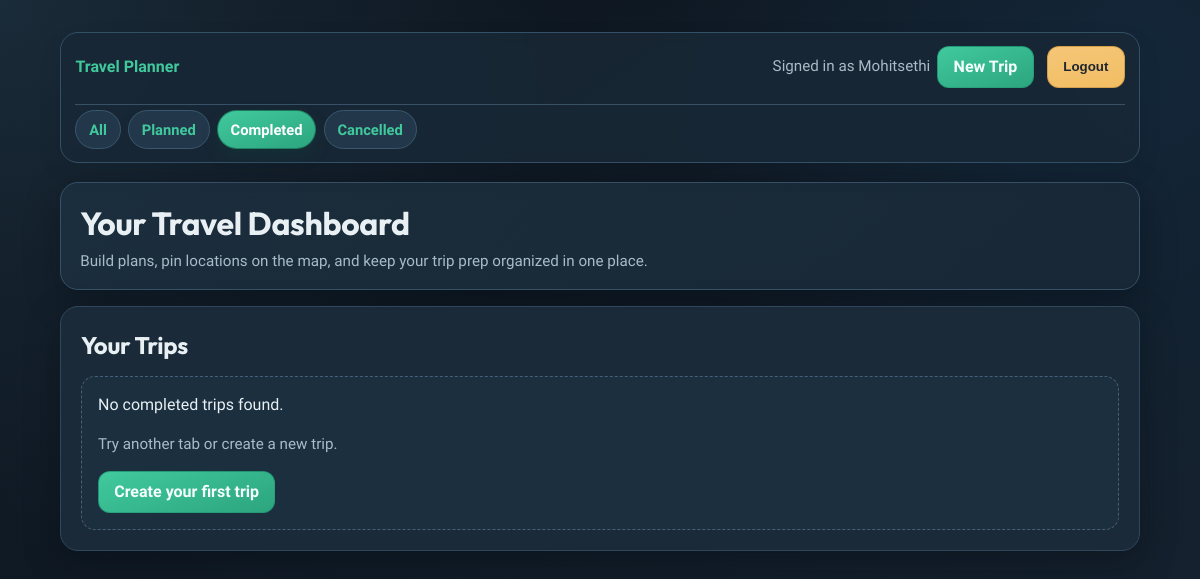
The page /?status=completed (signed in) on the database as committed earlier.
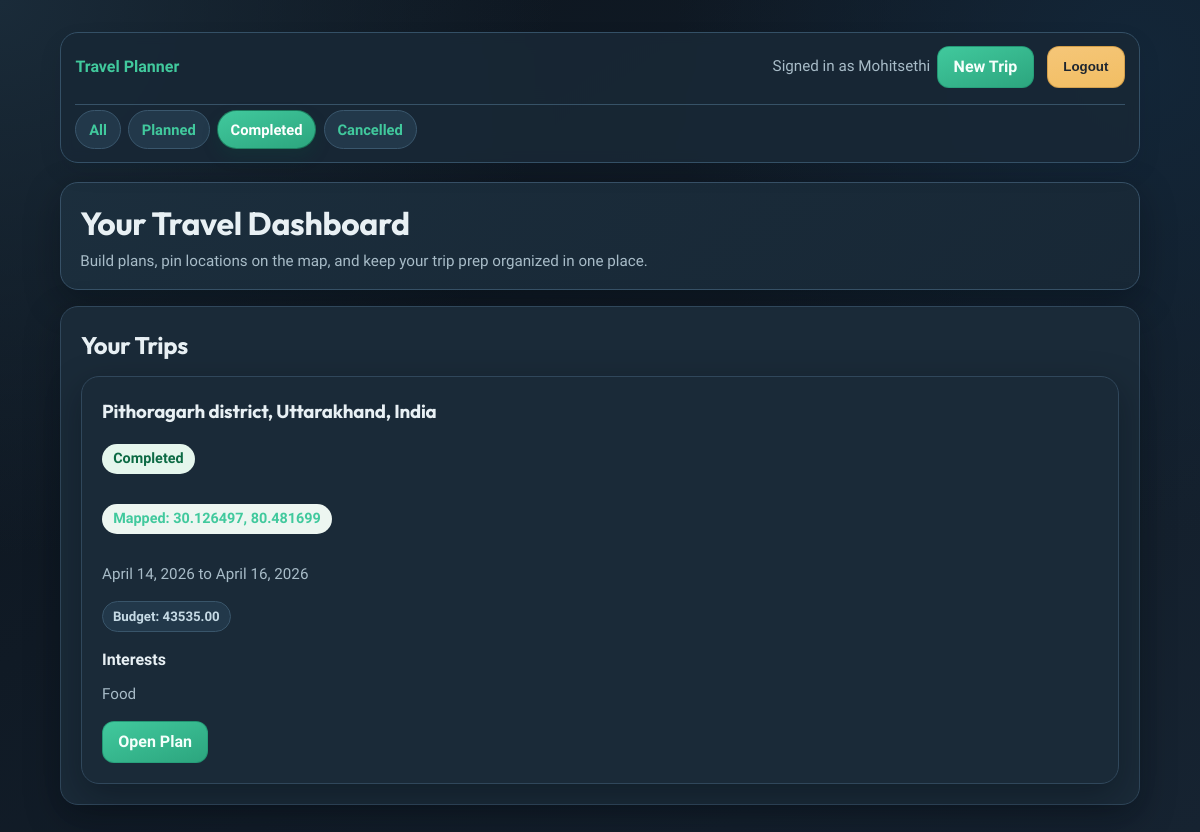
The same page on the database as committed later.
### trips/models.py (models this page shows, shortened)
class Trip(models.Model):
	STATUS_PLANNED = 'planned'
	STATUS_COMPLETED = 'completed'
	STATUS_CANCELLED = 'cancelled'
	STATUS_CHOICES = [
		(STATUS_PLANNED, 'Planned'),
		(STATUS_COMPLETED, 'Completed'),
		(STATUS_CANCELLED, 'Cancelled'),
	]
	owner = models.ForeignKey(User, on_delete=models.CASCADE, related_name='trips')
	destination = models.CharField(max_length=120)
	destination_lat = models.DecimalField(max_digits=9, decimal_places=6, null=True, blank=True)
	destination_lng = models.DecimalField(max_digits=9, decimal_places=6, null=True, blank=True)
	start_date = models.DateField()
	end_date = models.DateField()
	budget = models.DecimalField(max_digits=10, decimal_places=2)
	status = models.CharField(max_length=20, choices=STATUS_CHOICES, default=STATUS_PLANNED)
	interests = models.TextField(help_text='Example: food, museums, hiking, nightlife')
	created_at = models.DateTimeField(auto_now_add=True)
	class Meta:
		ordering = ['-start_date', '-created_at']

### trips/views.py (the view)
# urls.py: path('', views.trip_list, name='trip_list'),
@login_required
def trip_list(request):
	trips = Trip.objects.filter(owner=request.user)
	selected_status = request.GET.get('status', 'all').strip().lower()
	allowed_statuses = {choice[0] for choice in Trip.STATUS_CHOICES}
	if selected_status in allowed_statuses:
		trips = trips.filter(status=selected_status)
	else:
		selected_status = 'all'
	return render(
		request,
		'trips/trip_list.html',
		{
			'trips': trips,
			'selected_status': selected_status,
		},
	)

### templates/trips/trip_list.html
{% extends 'base.html' %}
{% block nav_secondary %}
<div class="ribbon-group secondary">
    <a href="{% url 'trip_list' %}" class="{% if selected_status == 'all' %}active{% endif %}">All</a>
    <a href="{% url 'trip_list' %}?status=planned" class="{% if selected_status == 'planned' %}active{% endif %}">Planned</a>
    <a href="{% url 'trip_list' %}?status=completed" class="{% if selected_status == 'completed' %}active{% endif %}">Completed</a>
    <a href="{% url 'trip_list' %}?status=cancelled" class="{% if selected_status == 'cancelled' %}active{% endif %}">Cancelled</a>
</div>
{% endblock %}
{% block content %}
<div class="hero-banner">
    <h1 style="margin-bottom: 0.2rem;">Your Travel Dashboard</h1>
    <p class="muted">Build plans, pin locations on the map, and keep your trip prep organized in one place.</p>
</div>
<div class="card">
    <h2 style="margin-bottom: 0.85rem;">Your Trips</h2>
    {% if trips %}
        <div class="grid">
            {% for trip in trips %}
                <div class="card">
                    <h3>{{ trip.destination }}</h3>
                    <p>
                        <span class="tag {% if trip.status == 'completed' %}success{% elif trip.status == 'cancelled' %}warn{% else %}neutral{% endif %}">
                            {{ trip.get_status_display }}
                        </span>
                    </p>
                    {% if trip.destination_lat and trip.destination_lng %}
                        <p class="tag">Mapped: {{ trip.destination_lat }}, {{ trip.destination_lng }}</p>
                    {% endif %}
                    <p class="muted">{{ trip.start_date }} to {{ trip.end_date }}</p>
                    <div class="chip-row">
                        <span class="chip">Budget: {{ trip.budget }}</span>
                    </div>
                    <p><strong>Interests</strong></p>
                    <p class="muted" style="margin-top: -0.35rem;">{{ trip.interests }}</p>
                    <a class="button" href="{% url 'trip_detail' trip.id %}">Open Plan</a>
                </div>
            {% endfor %}
        </div>
    {% else %}
        <div class="empty-state">
            {% if selected_status == 'all' %}
                <p style="margin-top: 0;">No trips yet.</p>
                <p class="muted">Start with a destination and we will help you map places, routes, and checklist items.</p>
            {% else %}
                <p style="margin-top: 0;">No {{ selected_status }} trips found.</p>
                <p class="muted">Try another tab or create a new trip.</p>
            {% endif %}
            <a class="button" href="{% url 'trip_create' %}">Create your first trip</a>
        </div>
    {% endif %}
</div>
{% endblock %}

### templates/base.html (shortened to what this page needs)
<!DOCTYPE html>
<html lang="en">
<head>
</head>
<body>
    <div class="container">
        <nav class="main-ribbon">
            <div class="ribbon-group">
                <a href="{% url 'trip_list' %}"><strong>Travel Planner</strong></a>
            </div>
            <div class="ribbon-group">
                {% if user.is_authenticated %}
                    <span class="muted">Signed in as {{ user.username }}</span>
                    <a class="button" href="{% url 'trip_create' %}">New Trip</a>
                    <form action="{% url 'logout' %}" method="post" style="display: inline-flex; margin-left: .4rem;">
                        <button type="submit" class="button secondary">Logout</button>
                    </form>
                {% else %}
                    <a href="{% url 'login' %}">Login</a>
                    <a href="{% url 'signup' %}">Sign up</a>
                {% endif %}
            </div>
            {% block nav_secondary %}{% endblock %}
        </nav>
        {% block content %}{% endblock %}
    </div>
</body>
</html>

### templates/base.html (style rules this page uses)
:root { --bg-1: #0c141d; --bg-2: #162331; --surface: #1a2a38; --surface-2: #223749; --text: #e8f0f4; --text-soft: #a8bcc8; --accent: #41c99d; --accent-2: #f2be63; --accent-3: #2ca57e; --border: #30475b; --map-border: #365065; --shadow-soft: 0 12px 34px rgba(2, 8, 16, 0.34); --shadow-elevated: 0 16px 38px rgba(2, 8, 16, 0.46); }
* { box-sizing: border-box; }
body { margin: 0; font-family: 'Source Sans 3', sans-serif; color: var(--text); background: radial-gradient(circle at 0% 0%, #1a2b39 0%, transparent 38%), radial-gradient(circle at 95% 8%, #132638 0%, transparent 34%), linear-gradient(145deg, var(--bg-1), var(--bg-2)); min-height: 100vh; line-height: 1.5; }
.container { width: min(1080px, 92%); margin: 2rem auto 2.5rem; }
.card { background: var(--surface); border: 1px solid var(--border); border-radius: 18px; padding: 1.25rem; box-shadow: var(--shadow-soft); }
h1, h2, h3 { font-family: 'Outfit', sans-serif; margin-top: 0; letter-spacing: -0.01em; }
nav.main-ribbon { display: flex; justify-content: space-between; align-items: center; margin-bottom: 1.2rem; gap: 1rem; flex-wrap: wrap; padding: 0.8rem 0.9rem; border-radius: 18px; border: 1px solid #345066; background: rgba(24, 40, 54, 0.92); backdrop-filter: blur(6px); box-shadow: 0 10px 24px rgba(15, 23, 42, 0.08); position: sticky; top: 0.8rem; z-index: 35; }
.main-ribbon .ribbon-group { display: flex; gap: 0.45rem; align-items: center; flex-wrap: wrap; }
.main-ribbon .ribbon-group.secondary { width: 100%; padding-top: 0.35rem; border-top: 1px solid #375267; }
nav.main-ribbon a:not(.button) { color: var(--accent); text-decoration: none; font-weight: 600; }
.main-ribbon .ribbon-group.secondary a, .section-ribbon a { text-decoration: none; color: var(--accent); font-weight: 700; padding: 0.45rem 0.8rem; border-radius: 999px; border: 1px solid #3a576d; background: #22384a; font-size: 0.92rem; }
.button, button { background: linear-gradient(160deg, var(--accent), var(--accent-3)); border: 1px solid rgba(22, 131, 101, 0.52); color: #f5fffb; padding: 0.62rem 0.95rem; border-radius: 12px; cursor: pointer; font-weight: 600; text-decoration: none; display: inline-flex; align-items: center; justify-content: center; min-height: 42px; line-height: 1; transition: transform 140ms ease, box-shadow 140ms ease, filter 140ms ease; }
.button.secondary { background: linear-gradient(170deg, #f5c678, var(--accent-2)); border-color: rgba(179, 126, 42, 0.5); color: #1e2630; }
.grid { display: grid; gap: 1rem; grid-template-columns: repeat(auto-fit, minmax(280px, 1fr)); }
.muted { color: var(--text-soft); font-size: 0.95rem; }
.tag { display: inline-flex; align-items: center; gap: 0.35rem; border-radius: 999px; padding: 0.25rem 0.7rem; background: #edf6f1; color: var(--accent); font-size: 0.9rem; font-weight: 600; }
.tag.success { background: #e5f6ed; color: #0c6a44; }
.main-ribbon .ribbon-group.secondary a.active, .section-ribbon a.active { background: linear-gradient(160deg, var(--accent), var(--accent-3)); color: #ffffff; border-color: rgba(9, 79, 57, 0.55); box-shadow: 0 8px 16px rgba(11, 76, 57, 0.22); }
.hero-banner { margin-bottom: 1rem; border-radius: 18px; border: 1px solid #375167; padding: 1rem 1.2rem; background: linear-gradient(130deg, rgba(28, 47, 62, 0.92), rgba(24, 40, 54, 0.95)); box-shadow: var(--shadow-soft); }
.hero-banner p { margin: 0.2rem 0 0; }
.chip-row { display: flex; gap: 0.5rem; flex-wrap: wrap; margin: 0.4rem 0 0.85rem; }
.chip { border-radius: 999px; border: 1px solid #39556a; background: #22384a; padding: 0.28rem 0.62rem; font-size: 0.83rem; color: #c6dae5; font-weight: 600; }

Rows that differ between the two databases and show on the page:
added Trip: destination "Pithoragarh district, Uttarakhand, India", status "Completed", destination_lat "30.126497", destination_lng "80.481699", start_date "April 14, 2026", end_date "April 16, 2026", budget "43535.00", interests "Food"
Other text that changed with them:
{{ selected_status }}: "completed" → (not shown)
text no longer shown: "No trips found. Try another tab or create a new trip. Create your first trip"
